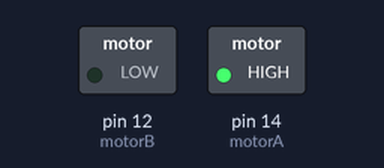
The sketch below on a simulated Arduino Uno, built with avr-gcc and run on an emulated ATmega328P. Shown: switched loads named in the sketch (green lamp = pin HIGH).

Above: at 1.0 s.
At 3.0 s:
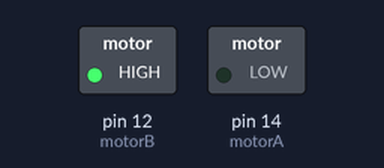
Timing chart, 0 to 5.2 s (numbered marks = the images above):
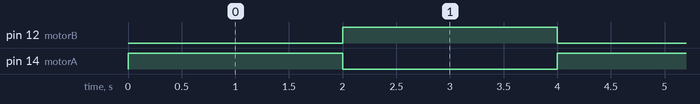

The sketch:

MotorControl.ino
```cpp
int motorA = 14;
int motorB = 12;

void setup() {
  // put your setup code here, to run once:
  pinMode(motorA,OUTPUT);
  pinMode(motorB,OUTPUT);
  digitalWrite(motorA,0);
  digitalWrite(motorB,0);
}

void loop() {
  // put your main code here, to run repeatedly:
  digitalWrite(motorA,1);
  digitalWrite(motorB,0);
  delay(2000);

  digitalWrite(motorA,0);
  digitalWrite(motorB,1);
  delay(2000);
}
```

Measured:
- by itself, pin 12 (motorB), pin 14 (motorA): alternates HIGH for 2.0 s and LOW for 2.0 s
